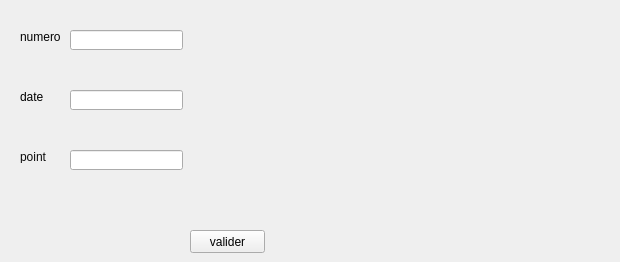
       <widget class="QWidget" name="tab_58">
        <attribute name="title">
         <string>modifier</string>
        </attribute>
        <widget class="QLabel" name="label_71">
         <property name="geometry">
          <rect>
           <x>20</x>
           <y>30</y>
           <width>47</width>
           <height>13</height>
          </rect>
         </property>
         <property name="styleSheet">
          <string notr="true">color: rgb(3, 3, 3);</string>
         </property>
         <property name="text">
          <string>numero</string>
         </property>
        </widget>
        <widget class="QLabel" name="label_72">
         <property name="geometry">
          <rect>
           <x>20</x>
           <y>90</y>
           <width>47</width>
           <height>13</height>
          </rect>
         </property>
         <property name="styleSheet">
          <string notr="true">color: rgb(0, 0, 0);</string>
         </property>
         <property name="text">
          <string>date</string>
         </property>
        </widget>
        <widget class="QLabel" name="label_73">
         <property name="geometry">
          <rect>
           <x>20</x>
           <y>150</y>
           <width>47</width>
           <height>13</height>
          </rect>
         </property>
         <property name="styleSheet">
          <string notr="true">color: rgb(12, 12, 12);</string>
         </property>
         <property name="text">
          <string>point</string>
         </property>
        </widget>
        <widget class="QLineEdit" name="numero_2">
         <property name="geometry">
          <rect>
           <x>70</x>
           <y>30</y>
           <width>113</width>
           <height>20</height>
          </rect>
         </property>
        </widget>
        <widget class="QLineEdit" name="point_2">
         <property name="geometry">
          <rect>
           <x>70</x>
           <y>150</y>
           <width>113</width>
           <height>20</height>
          </rect>
         </property>
        </widget>
        <widget class="QPushButton" name="validerc">
         <property name="geometry">
          <rect>
           <x>190</x>
           <y>230</y>
           <width>75</width>
           <height>23</height>
          </rect>
         </property>
         <property name="text">
          <string>valider</string>
         </property>
        </widget>
        <widget class="QLineEdit" name="date">
         <property name="geometry">
          <rect>
           <x>70</x>
           <y>90</y>
           <width>113</width>
           <height>20</height>
          </rect>
         </property>
        </widget>
        <widget class="QLabel" name="label_74">
         <property name="geometry">
          <rect>
           <x>310</x>
           <y>20</y>
           <width>301</width>
           <height>221</height>
          </rect>
         </property>
         <property name="text">
          <string/>
         </property>
         <property name="pixmap">
          <pixmap>../../Desktop/Nouveau dossier (2)/1ere annee/promo.jpg</pixmap>
         </property>
        </widget>
       </widget>
